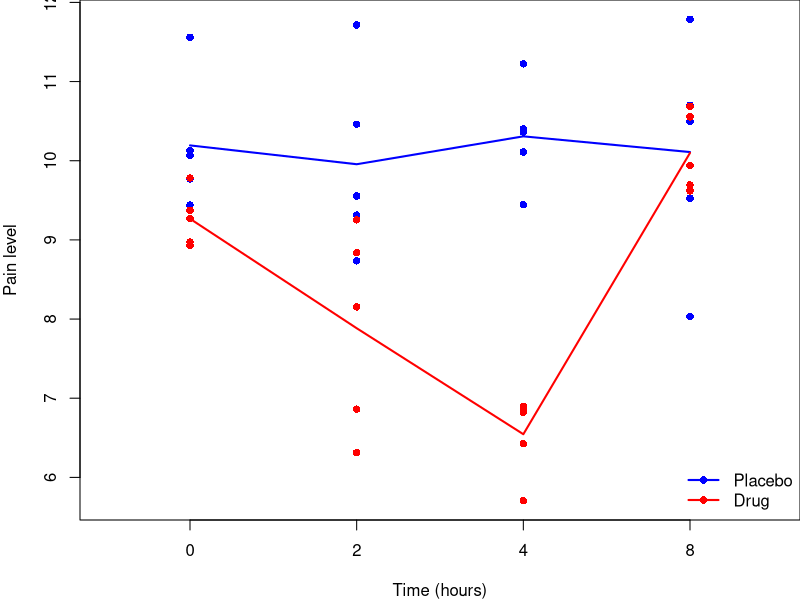
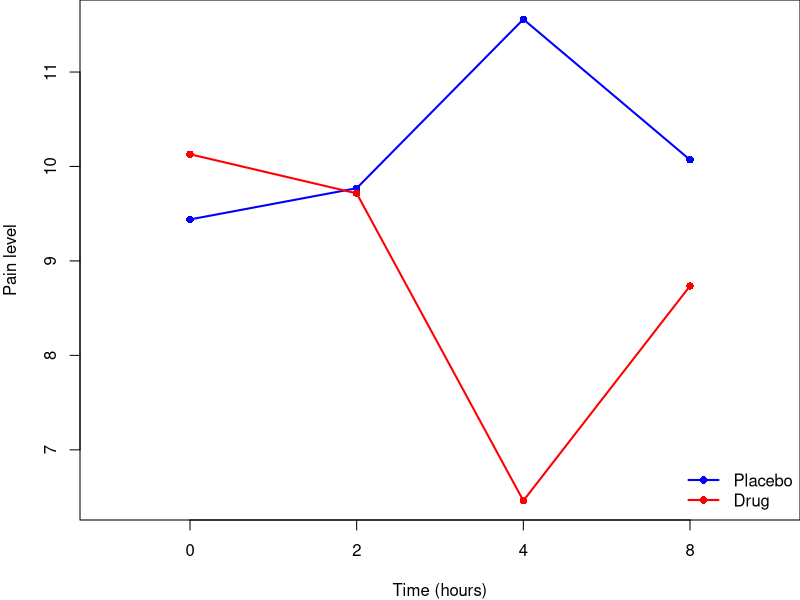

The R script that drew these images, in order:
## ---- chunk 1

knitr::opts_chunk$set(
	echo = TRUE,
	message = FALSE,
	warning = FALSE,
	cache = TRUE
	)
## ---- chunk 2

#  NRES 710, Pseudoreplication
#     University of Nevada, Reno
#     Discussion of Hurlbert 1984

## ---- chunk 3
# Simulate data
set.seed(123)
n <- 5 # Number of individuals per group
data <- expand.grid(
  ID = 1:n,
  Time = factor(c(0, 2, 4, 8), levels = c(0, 2, 4, 8)), # Categorical Time
  Drug = c("Placebo", "Drug")
)

# Pain values based on the description
data$Pain <- with(data, ifelse(
  Drug == "Placebo",
  ifelse(Time == 0, 10, ifelse(Time == 8, 10, 10)),
  ifelse(Time == 0, 10, ifelse(Time == 8, 10, 10 - as.numeric(as.character(Time))))
))

# Add some individual variability (noise)
data$Pain <- data$Pain + rnorm(nrow(data), mean = 0, sd = 1)

# Base R plot
# Base R plot with adjusted x-axis limits
par(mar = c(4,4,0,0))
plot(
  NA, 
  xlim = c(0.5, 4.5), # Adjust limits to avoid excessive space
  ylim = range(data$Pain), 
  xaxt = "n", 
  xlab = "Time (hours)", 
  ylab = "Pain level"
)
axis(1, at = 1:4, labels = c("0", "2", "4", "8"))

# Add points for each group
colors <- c("Placebo" = "blue", "Drug" = "red")
for (drug in levels(data$Drug)) {
  points(
    as.numeric(data$Time[data$Drug == drug]),
    data$Pain[data$Drug == drug],
    col = colors[drug], pch = 16
  )
}

# Add lines connecting means for each group
for (drug in levels(data$Drug)) {
  means <- tapply(data$Pain[data$Drug == drug], data$Time[data$Drug == drug], mean)
  lines(
    1:4, means, col = colors[drug], lwd = 2
  )
}

# Add legend
legend(
  "bottomright", legend = levels(data$Drug), 
  col = colors, pch = 16, lwd = 2, bty = "n"
)

## ---- chunk 4
# Simulate data
set.seed(123)
n <- 1 # Number of individuals per group
data <- expand.grid(
  ID = 1:n,
  Time = factor(c(0, 2, 4, 8), levels = c(0, 2, 4, 8)), # Categorical Time
  Drug = c("Placebo", "Drug")
)

# Pain values based on the description
data$Pain <- with(data, ifelse(
  Drug == "Placebo",
  ifelse(Time == 0, 10, ifelse(Time == 8, 10, 10)),
  ifelse(Time == 0, 10, ifelse(Time == 8, 10, 10 - as.numeric(as.character(Time))))
))

# Add some individual variability (noise)
data$Pain <- data$Pain + rnorm(nrow(data), mean = 0, sd = 1)

# Base R plot
# Base R plot with adjusted x-axis limits
par(mar = c(4,4,0,0))
plot(
  NA, 
  xlim = c(0.5, 4.5), # Adjust limits to avoid excessive space
  ylim = range(data$Pain), 
  xaxt = "n", 
  xlab = "Time (hours)", 
  ylab = "Pain level"
)
axis(1, at = 1:4, labels = c("0", "2", "4", "8"))

# Add points for each group
colors <- c("Placebo" = "blue", "Drug" = "red")
for (drug in levels(data$Drug)) {
  points(
    as.numeric(data$Time[data$Drug == drug]),
    data$Pain[data$Drug == drug],
    col = colors[drug], pch = 16
  )
}

# Add lines connecting means for each group
for (drug in levels(data$Drug)) {
  means <- tapply(data$Pain[data$Drug == drug], data$Time[data$Drug == drug], mean)
  lines(
    1:4, means, col = colors[drug], lwd = 2
  )
}

# Add legend
legend(
  "bottomright", legend = levels(data$Drug), 
  col = colors, pch = 16, lwd = 2, bty = "n"
)

## ---- chunk 5
# Create the data frame
data <- data.frame(
  Individual = c(1, 1, 1, 1, 1, 2),
  Age = c(1, 2, 3, 4, 5, 1),
  Size = c(0.5, 0.9, 1.2, 1.4, 1.5, 0.7),
  Sex = c("F", "F", "F", "F", "F", "M")
)

# Display the table
knitr::kable(data)
